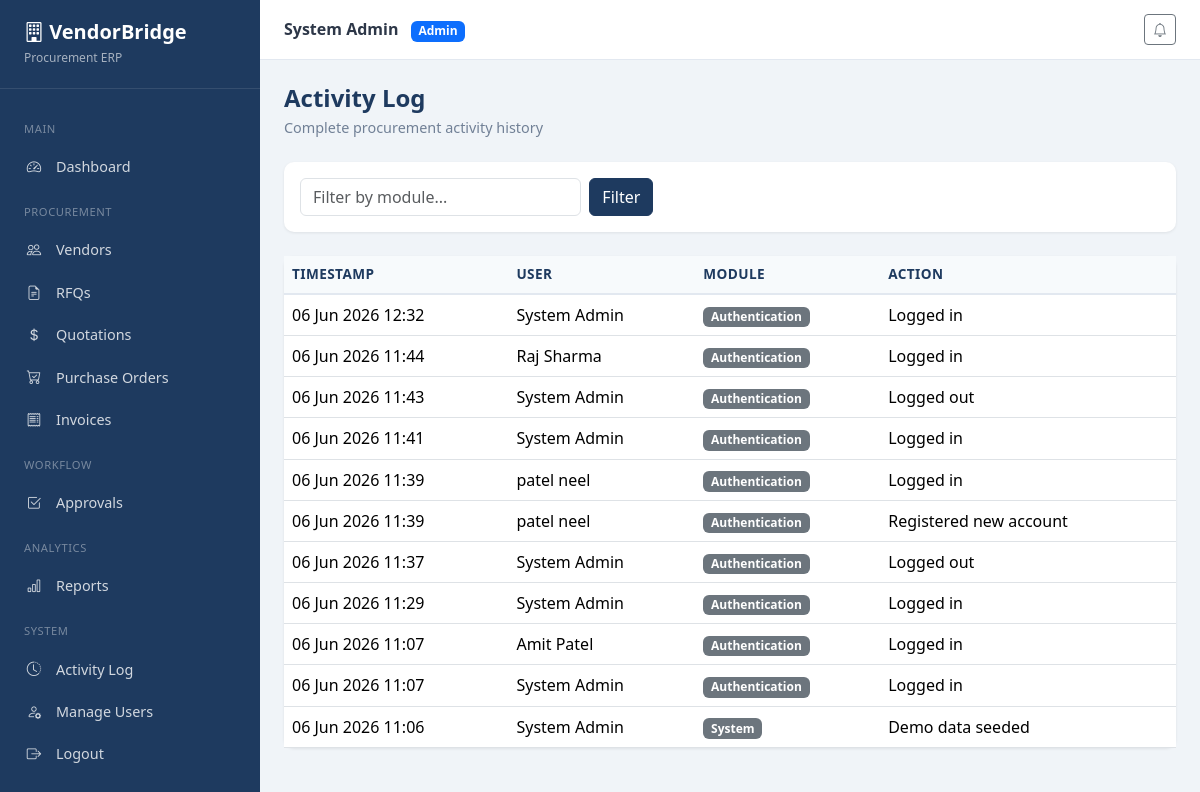
Screenshot of /activity/ (signed in) with the database file from the repository.
### accounts/models.py (models this page shows, shortened)
class User(AbstractUser):
    ROLE_ADMIN = 'admin'
    ROLE_PROCUREMENT = 'procurement_officer'
    ROLE_VENDOR = 'vendor'
    ROLE_MANAGER = 'manager'
    ROLE_CHOICES = [
        (ROLE_ADMIN, 'Admin'),
        (ROLE_PROCUREMENT, 'Procurement Officer'),
        (ROLE_VENDOR, 'Vendor'),
        (ROLE_MANAGER, 'Manager / Approver'),
    ]
    role = models.CharField(max_length=30, choices=ROLE_CHOICES, default=ROLE_PROCUREMENT)
    phone = models.CharField(max_length=20, blank=True)
    created_at = models.DateTimeField(auto_now_add=True)
    class Meta:
        ordering = ['username']
    @property
    def is_admin_role(self):
        return self.role == self.ROLE_ADMIN or self.is_superuser
    @property
    def is_vendor_role(self):
        return self.role == self.ROLE_VENDOR

### core/models.py (models this page shows, shortened)
class ActivityLog(models.Model):
    user = models.ForeignKey(
        settings.AUTH_USER_MODEL,
        on_delete=models.SET_NULL,
        null=True,
        related_name='activity_logs',
    )
    action = models.CharField(max_length=255)
    module = models.CharField(max_length=100)
    timestamp = models.DateTimeField(auto_now_add=True)
    class Meta:
        ordering = ['-timestamp']

### core/views.py (the view)
# urls.py: path('activity/', views.activity_log_list, name='activity_log'),
@login_required
def activity_log_list(request):
    logs = ActivityLog.objects.select_related('user').all()
    module = request.GET.get('module', '')
    if module:
        logs = logs.filter(module__icontains=module)
    if not request.user.is_admin_role:
        logs = logs.filter(user=request.user)
    return render(request, 'core/activity_log.html', {'logs': logs, 'selected_module': module})

### core/context_processors.py (called while the page is built)
def notifications_processor(request):
    if request.user.is_authenticated:
        unread = request.user.notifications.filter(is_read=False).count()
        recent = request.user.notifications.all()[:5]
        return {'unread_notifications': unread, 'recent_notifications': recent}
    return {'unread_notifications': 0, 'recent_notifications': []}

### templates/core/activity_log.html (shortened to what this page needs)
{% extends 'base.html' %}
{% block content %}
<h1 class="page-title">Activity Log</h1>
<p class="page-subtitle">Complete procurement activity history</p>
<div class="filter-bar">
    <form method="get" class="row g-2">
        <div class="col-md-4">
            <input type="text" name="module" class="form-control" placeholder="Filter by module..." value="{{ selected_module }}">
        </div>
        <div class="col-md-2">
            <button type="submit" class="btn btn-vb-primary">Filter</button>
        </div>
    </form>
</div>
<div class="card-panel">
    <div class="card-body p-0">
        <table class="table table-vb mb-0">
            <thead>
                <tr><th>Timestamp</th><th>User</th><th>Module</th><th>Action</th></tr>
            </thead>
            <tbody>
                {% for log in logs %}
                <tr>
                    <td>{{ log.timestamp|date:"d M Y H:i" }}</td>
                    <td>{{ log.user.get_full_name|default:log.user.username|default:"System" }}</td>
                    <td><span class="badge bg-secondary">{{ log.module }}</span></td>
                    <td>{{ log.action }}</td>
                </tr>
                {% empty %}
                <tr><td colspan="4" class="text-center text-muted py-4">No activity logs found.</td></tr>
                {% endfor %}
            </tbody>
        </table>
    </div>
</div>
{% endblock %}

### templates/partials/navbar.html (shortened to what this page needs)
<div class="topbar">
    <div class="d-flex align-items-center gap-3">
        <div>
            <strong>{{ user.get_full_name|default:user.username }}</strong>
            <span class="badge bg-primary ms-2">{{ user.get_role_display }}</span>
        </div>
    </div>
    <div class="d-flex align-items-center gap-3">
        <div class="dropdown">
            <button class="btn btn-sm btn-outline-secondary position-relative" data-bs-toggle="dropdown">
                <i class="bi bi-bell"></i>
            </button>
        </div>
    </div>
</div>

### rows the page displays
User: get_full_name "System Admin", role "Admin"
ActivityLog: timestamp "06 Jun 2026 12:32", user.get_full_name "System Admin", module "Authentication", action "Logged in"
ActivityLog: timestamp "06 Jun 2026 11:44", user.get_full_name "Raj Sharma", module "Authentication", action "Logged in"
ActivityLog: timestamp "06 Jun 2026 11:43", user.get_full_name "System Admin", module "Authentication", action "Logged out"
ActivityLog: timestamp "06 Jun 2026 11:41", user.get_full_name "System Admin", module "Authentication", action "Logged in"
ActivityLog: timestamp "06 Jun 2026 11:39", user.get_full_name "patel neel", module "Authentication", action "Logged in"
ActivityLog: timestamp "06 Jun 2026 11:39", user.get_full_name "patel neel", module "Authentication", action "Registered new account"
ActivityLog: timestamp "06 Jun 2026 11:37", user.get_full_name "System Admin", module "Authentication", action "Logged out"
ActivityLog: timestamp "06 Jun 2026 11:29", user.get_full_name "System Admin", module "Authentication", action "Logged in"
ActivityLog: timestamp "06 Jun 2026 11:07", user.get_full_name "Amit Patel", module "Authentication", action "Logged in"
ActivityLog: timestamp "06 Jun 2026 11:07", user.get_full_name "System Admin", module "Authentication", action "Logged in"
ActivityLog: timestamp "06 Jun 2026 11:06", user.get_full_name "System Admin", module "System", action "Demo data seeded"
